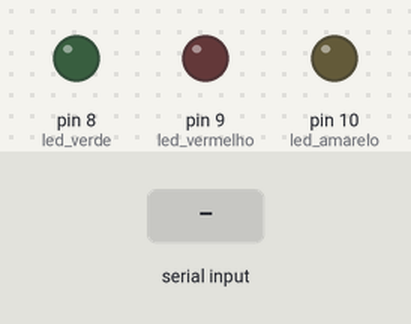
Bench run of a sketch on a simulated Arduino Uno, built with avr-gcc and run on an emulated ATmega328P. On the bench: output pins drawn as LEDs (lit = HIGH). The inputs (shaded band) are chosen by the test bench.

Above: at 1.2 s.
1.3 s: "R" received over Serial
At 2.3 s:
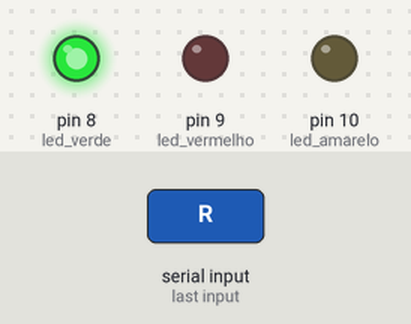
2.8 s: "B" received over Serial
At 3.4 s:
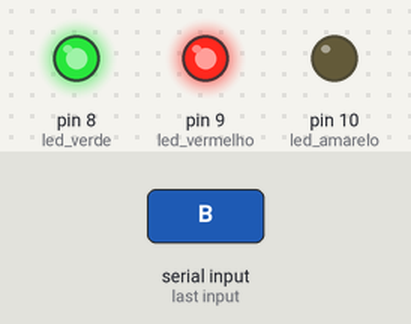
4.3 s: "r" received over Serial
At 5.5 s:
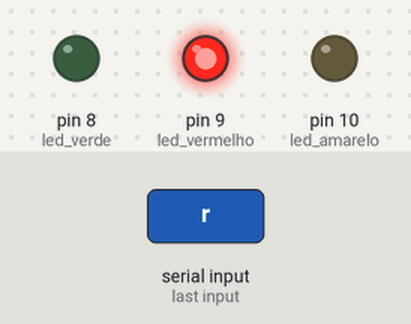
5.8 s: "G" received over Serial
At 6.9 s:
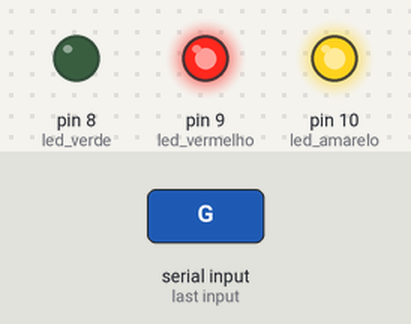
7.3 s: "b" received over Serial
At 8.0 s:
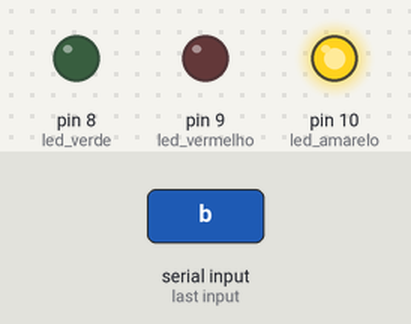
8.8 s: "g" received over Serial
At 9.2 s:
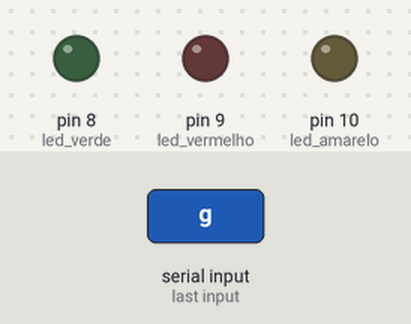
Timing chart, 0 to 11.3 s (numbered marks = the images above; inputs shaded):
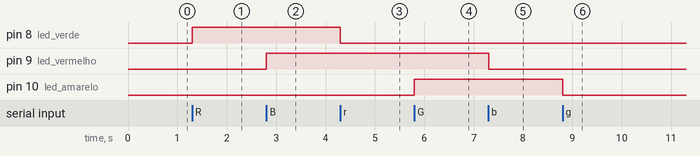

Measured:
- after the input at 1.3 s, pin 8 (led_verde): LOW → HIGH at once
- after the input at 2.8 s, pin 9 (led_vermelho): LOW → HIGH at once
- after the input at 4.3 s, pin 8 (led_verde): HIGH → LOW at once
- after the input at 5.8 s, pin 10 (led_amarelo): LOW → HIGH at once
- after the input at 7.3 s, pin 9 (led_vermelho): HIGH → LOW at once
- after the input at 8.8 s, pin 10 (led_amarelo): HIGH → LOW at once

The sketch:

arduino_if.ino
```cpp
const int led_verde = 8;
const int led_vermelho = 9;
const int led_amarelo = 10;
char led;

void setup() {
  pinMode(led_verde, OUTPUT);
  pinMode(led_vermelho, OUTPUT);
  pinMode(led_amarelo, OUTPUT);
  Serial.begin(9600);
}

void loop() {{
  if (Serial.available())
    led = Serial.read();
    if (led == 'R') {
      digitalWrite(led_verde, HIGH);
    }
    else {
      if (led == 'r') {
        digitalWrite(led_verde, LOW);
      }
    }
    if (led == 'B') {
      digitalWrite(led_vermelho, HIGH);
    }
    else {
      if (led == 'b') {
        digitalWrite(led_vermelho, LOW);
      }
    }
    if (led == 'G') {
      digitalWrite(led_amarelo, HIGH);
    }
    else {
      if (led == 'g') {
        digitalWrite(led_amarelo, LOW);
      }
    }
  }
}
```
